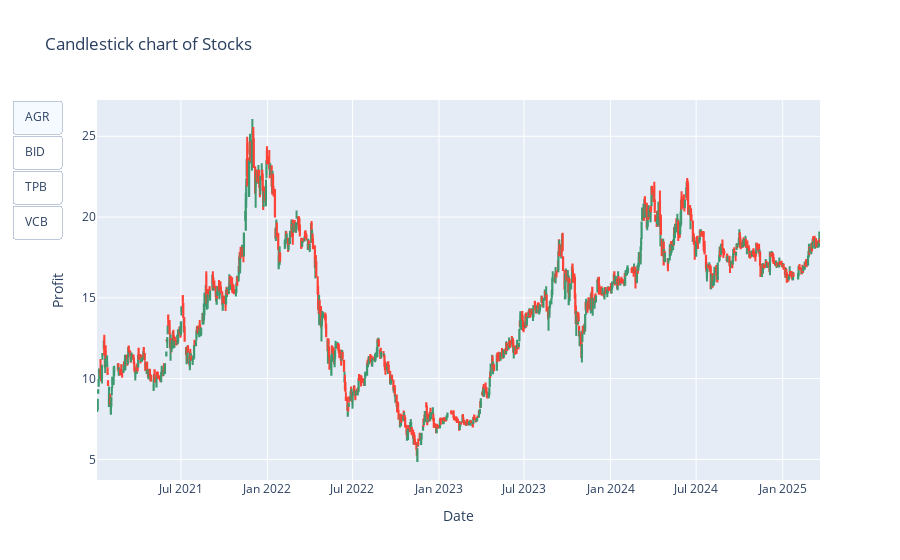

Write notebook code for a chart like this one.
### Code cell
import plotly.graph_objects as go
import plotly.express as px

fig = go.Figure()

for ticker in df['ticker'].unique():
    ticker_data = df[df['ticker'] == ticker]

    fig.add_trace(go.Candlestick(x=ticker_data['time'],
                    open=ticker_data['open'],
                    high=ticker_data['high'],
                    low=ticker_data['low'],
                    close=ticker_data['close'],
                    visible=False,
                    name=ticker))

fig.data[0].visible = True

buttons = []
for i, ticker in enumerate(df['ticker'].unique()):
    button = dict(label=ticker,
                  method='update',
                  args=[{'visible': [trace == i for trace in range(len(fig.data))]}])
    buttons.append(button)

fig.update_layout(title='Candlestick chart of Stocks',
                  xaxis_title='Date',
                  yaxis_title='Profit',
                  xaxis_rangeslider_visible=False,
                  updatemenus=[dict(type='buttons', showactive=True, buttons=buttons)])

fig.show()

### Figure 1 — Plotly figure (JSON) as saved in the notebook; plotly's stock layout.template omitted (floating-point values rounded to 4 significant figures; data arrays with more than 128 entries replaced by an {"elided": "..."} marker saying what was removed)
{"data": [{"close": {"elided": "1050 float values"}, "high": {"elided": "1050 float values"}, "low": {"elided": "1050 float values"}, "name": "AGR", "open": {"elided": "1050 float values"}, "type": "candlestick", "visible": true, "x": {"elided": "1050 str values"}}, {"close": {"elided": "1050 float values"}, "high": {"elided": "1050 float values"}, "low": {"elided": "1050 float values"}, "name": "BID", "open": {"elided": "1050 float values"}, "type": "candlestick", "visible": false, "x": {"elided": "1050 str values"}}, {"close": {"elided": "1050 float values"}, "high": {"elided": "1050 float values"}, "low": {"elided": "1050 float values"}, "name": "TPB", "open": {"elided": "1050 float values"}, "type": "candlestick", "visible": false, "x": {"elided": "1050 str values"}}, {"close": {"elided": "1050 float values"}, "high": {"elided": "1050 float values"}, "low": {"elided": "1050 float values"}, "name": "VCB", "open": {"elided": "1050 float values"}, "type": "candlestick", "visible": false, "x": {"elided": "1050 str values"}}], "layout": {"title": {"text": "Candlestick chart of Stocks"}, "updatemenus": [{"buttons": [{"args": [{"visible": [true, false, false, false]}], "label": "AGR", "method": "update"}, {"args": [{"visible": [false, true, false, false]}], "label": "BID", "method": "update"}, {"args": [{"visible": [false, false, true, false]}], "label": "TPB", "method": "update"}, {"args": [{"visible": [false, false, false, true]}], "label": "VCB", "method": "update"}], "showactive": true, "type": "buttons"}], "xaxis": {"rangeslider": {"visible": false}, "title": {"text": "Date"}}, "yaxis": {"title": {"text": "Profit"}}}}
